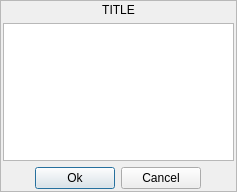
<?xml version="1.0" encoding="UTF-8"?>
<ui version="4.0">
 <class>DialogChooseMultiple_pc_ui</class>
 <widget class="QDialog" name="DialogChooseMultiple_pc_ui">
  <property name="geometry">
   <rect>
    <x>0</x>
    <y>0</y>
    <width>237</width>
    <height>192</height>
   </rect>
  </property>
  <property name="windowTitle">
   <string>Dialog</string>
  </property>
  <layout class="QHBoxLayout" name="horizontalLayout_2">
   <property name="leftMargin">
    <number>0</number>
   </property>
   <property name="topMargin">
    <number>0</number>
   </property>
   <property name="rightMargin">
    <number>0</number>
   </property>
   <property name="bottomMargin">
    <number>0</number>
   </property>
   <item>
    <widget class="QScrollArea" name="scrollArea">
     <property name="widgetResizable">
      <bool>true</bool>
     </property>
     <widget class="QWidget" name="scrollAreaWidgetContents">
      <property name="geometry">
       <rect>
        <x>0</x>
        <y>0</y>
        <width>235</width>
        <height>190</height>
       </rect>
      </property>
      <layout class="QVBoxLayout" name="verticalLayout">
       <property name="leftMargin">
        <number>2</number>
       </property>
       <property name="topMargin">
        <number>2</number>
       </property>
       <property name="rightMargin">
        <number>2</number>
       </property>
       <property name="bottomMargin">
        <number>2</number>
       </property>
       <item>
        <widget class="QLabel" name="title">
         <property name="text">
          <string>TITLE</string>
         </property>
         <property name="alignment">
          <set>Qt::AlignCenter</set>
         </property>
        </widget>
       </item>
       <item>
        <widget class="QListWidget" name="lst">
         <property name="editTriggers">
          <set>QAbstractItemView::NoEditTriggers</set>
         </property>
         <property name="selectionMode">
          <enum>QAbstractItemView::NoSelection</enum>
         </property>
         <property name="selectionBehavior">
          <enum>QAbstractItemView::SelectItems</enum>
         </property>
        </widget>
       </item>
       <item>
        <layout class="QHBoxLayout" name="horizontalLayout">
         <item>
          <spacer name="horizontalSpacer">
           <property name="orientation">
            <enum>Qt::Horizontal</enum>
           </property>
           <property name="sizeHint" stdset="0">
            <size>
             <width>40</width>
             <height>20</height>
            </size>
           </property>
          </spacer>
         </item>
         <item>
          <widget class="QPushButton" name="pushButton">
           <property name="text">
            <string>Ok</string>
           </property>
          </widget>
         </item>
         <item>
          <widget class="QPushButton" name="pushButton_2">
           <property name="text">
            <string>Cancel</string>
           </property>
          </widget>
         </item>
         <item>
          <spacer name="horizontalSpacer_2">
           <property name="orientation">
            <enum>Qt::Horizontal</enum>
           </property>
           <property name="sizeHint" stdset="0">
            <size>
             <width>40</width>
             <height>20</height>
            </size>
           </property>
          </spacer>
         </item>
        </layout>
       </item>
       <item>
        <spacer name="verticalSpacer">
         <property name="orientation">
          <enum>Qt::Vertical</enum>
         </property>
         <property name="sizeHint" stdset="0">
          <size>
           <width>20</width>
           <height>0</height>
          </size>
         </property>
        </spacer>
       </item>
      </layout>
     </widget>
    </widget>
   </item>
  </layout>
 </widget>
 <resources/>
 <connections>
  <connection>
   <sender>pushButton_2</sender>
   <signal>clicked()</signal>
   <receiver>DialogChooseMultiple_pc_ui</receiver>
   <slot>reject()</slot>
   <hints>
    <hint type="sourcelabel">
     <x>149</x>
     <y>166</y>
    </hint>
    <hint type="destinationlabel">
     <x>223</x>
     <y>236</y>
    </hint>
   </hints>
  </connection>
  <connection>
   <sender>pushButton</sender>
   <signal>clicked()</signal>
   <receiver>DialogChooseMultiple_pc_ui</receiver>
   <slot>accept()</slot>
   <hints>
    <hint type="sourcelabel">
     <x>76</x>
     <y>169</y>
    </hint>
    <hint type="destinationlabel">
     <x>78</x>
     <y>217</y>
    </hint>
   </hints>
  </connection>
 </connections>
</ui>
